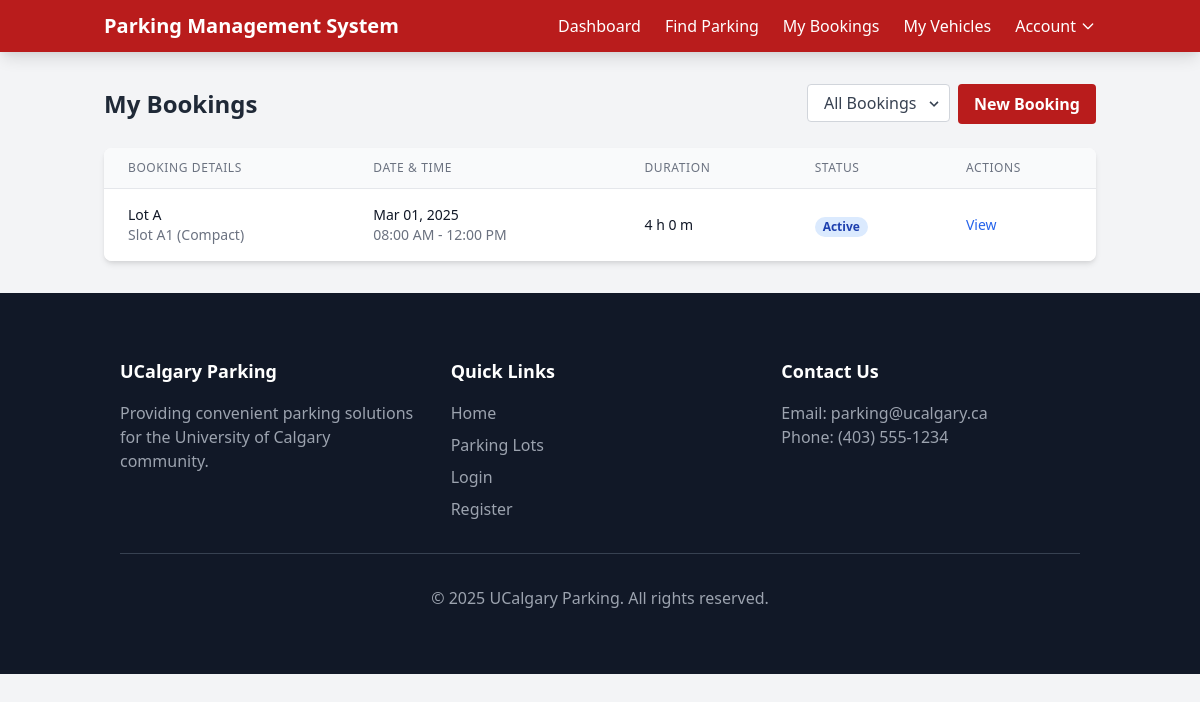
The app's page /my-bookings.php (signed in) with its own data.
### tables this page shows
CREATE TABLE bookings (
    booking_id INT AUTO_INCREMENT PRIMARY KEY,
    customer_id INT NOT NULL,
    vehicle_id INT NOT NULL,
    slot_id INT NOT NULL,
    start_time DATETIME NOT NULL,
    end_time DATETIME NOT NULL,
    status ENUM('Active','Completed','Cancelled') NOT NULL DEFAULT 'Active',
    FOREIGN KEY (customer_id) REFERENCES customers(user_id) ON DELETE CASCADE,
    FOREIGN KEY (slot_id) REFERENCES parking_slots(slot_id) ON DELETE CASCADE,
    FOREIGN KEY (vehicle_id) REFERENCES vehicles(vehicle_id) ON DELETE CASCADE
);

CREATE TABLE parking_lots (
    lot_id INT AUTO_INCREMENT PRIMARY KEY,
    name VARCHAR(100) NOT NULL,
    location VARCHAR(255),
    total_slots INT NOT NULL
);

CREATE TABLE parking_slots (
    slot_id INT AUTO_INCREMENT PRIMARY KEY,
    lot_id INT NOT NULL,
    slot_number VARCHAR(10) NOT NULL,
    status ENUM('Available','Occupied','Reserved') NOT NULL DEFAULT 'Available',
    type ENUM('Compact','Large','Handicapped') NOT NULL,
    hourly_rate DECIMAL(10,2) NOT NULL,
    FOREIGN KEY (lot_id) REFERENCES parking_lots(lot_id) ON DELETE CASCADE
);

### src/includes/db.php (called while the page is built, shortened)
<?php
class Database {
    private $host = "localhost";
    private $user = "root";
    private $pass = "";
    private $dbname = "parking_management";
    private $conn;
    public function __construct() {
        try {
            $this->conn = new PDO("mysql:host={$this->host};dbname={$this->dbname}", $this->user, $this->pass);
            $this->conn->setAttribute(PDO::ATTR_ERRMODE, PDO::ERRMODE_EXCEPTION);
            $this->conn->setAttribute(PDO::ATTR_DEFAULT_FETCH_MODE, PDO::FETCH_ASSOC);
        } catch(PDOException $e) {
            error_log("Database connection failed: " . $e->getMessage());
            die("Database connection failed. Please check your configuration.");
        }
    }
    public function query($sql, $params = []) {
        $stmt = $this->conn->prepare($sql);
        $stmt->execute($params);
        return $stmt;
    }
}

### src/includes/functions.php (called while the page is built, shortened)
<?php
function calculateDuration($start, $end) {
    $startTime = new DateTime($start);
    $endTime = new DateTime($end);
    $interval = $startTime->diff($endTime);
    $hours = $interval->h + ($interval->days * 24);
    $minutes = $interval->i;
    return [
        'hours' => $hours,
        'minutes' => $minutes,
        'total_minutes' => ($hours * 60) + $minutes
    ];
}
function formatDate($date, $format = 'M d, Y h:i A') {
    return date($format, strtotime($date));
}
?>

### src/my-bookings.php (the view, shortened to what this page needs)
<?php
require_once 'includes/db.php';
require_once 'includes/functions.php';
$user_id = $_SESSION['user_id'];
$db = new Database();
$page = isset($_GET['page']) ? max(1, intval($_GET['page'])) : 1;
$perPage = 10;
$offset = ($page - 1) * $perPage;
$statusFilter = isset($_GET['status']) ? sanitize($_GET['status']) : 'all';
$statusWhere = $statusFilter !== 'all' ? "AND b.status = '{$statusFilter}'" : "";
$query = "SELECT b.*, ps.slot_number, pl.name AS lot_name, ps.type AS slot_type
         FROM bookings b
         JOIN parking_slots ps ON b.slot_id = ps.slot_id
         JOIN parking_lots pl ON ps.lot_id = pl.lot_id
         WHERE b.customer_id = ? {$statusWhere}
         ORDER BY b.start_time DESC
         LIMIT {$perPage} OFFSET {$offset}";
$bookings = $db->query($query, [$user_id])->fetchAll();
?>
<!DOCTYPE html>
<html lang="en">
<head>
    <link href="https://cdn.jsdelivr.net/npm/tailwindcss@2.2.19/dist/tailwind.min.css" rel="stylesheet">
    <link rel="stylesheet" href="assets/css/styles.css">
</head>
<body class="bg-gray-100 font-sans">
    <?php include 'includes/header.php'; ?>
    <div class="container mx-auto px-4 py-8">
        <div class="max-w-6xl mx-auto">
            <div class="flex flex-col md:flex-row justify-between items-start md:items-center mb-6">
                <h1 class="text-2xl font-bold text-gray-800 mb-4 md:mb-0">My Bookings</h1>
                <div class="flex flex-col sm:flex-row space-y-2 sm:space-y-0 sm:space-x-2">
                    <div class="inline-block relative">
                        <select onchange="window.location.href='my-bookings.php?status='+this.value" class="block appearance-none bg-white border border-gray-300 text-gray-700 py-2 px-4 pr-8 rounded leading-tight focus:outline-none focus:bg-white focus:border-gray-500">
                            <option value="all" <?php echo $statusFilter === 'all' ? 'selected' : ''; ?>>All Bookings</option>
                        </select>
                        <div class="pointer-events-none absolute inset-y-0 right-0 flex items-center px-2 text-gray-700">
                        </div>
                    </div>
                    <a href="find-parking.php" class="bg-red-700 hover:bg-red-800 text-white font-bold py-2 px-4 rounded">
                        New Booking
                    </a>
                </div>
            </div>
            <div class="bg-white rounded-lg shadow-md overflow-hidden">
                <?php if (count($bookings) > 0): ?>
                    <div class="overflow-x-auto">
                        <table class="min-w-full divide-y divide-gray-200">
                            <thead class="bg-gray-50">
                                <tr>
                                    <th scope="col" class="px-6 py-3 text-left text-xs font-medium text-gray-500 uppercase tracking-wider">
                                        Booking Details
                                    </th>
                                    <th scope="col" class="px-6 py-3 text-left text-xs font-medium text-gray-500 uppercase tracking-wider">
                                        Date & Time
                                    </th>
                                    <th scope="col" class="px-6 py-3 text-left text-xs font-medium text-gray-500 uppercase tracking-wider">
                                        Duration
                                    </th>
                                    <th scope="col" class="px-6 py-3 text-left text-xs font-medium text-gray-500 uppercase tracking-wider">
                                        Status
                                    </th>
                                    <th scope="col" class="px-6 py-3 text-left text-xs font-medium text-gray-500 uppercase tracking-wider">
                                        Actions
                                    </th>
                                </tr>
                            </thead>
                            <tbody class="bg-white divide-y divide-gray-200">
                                <?php foreach ($bookings as $booking): ?>
                                    <?php
                                    $now = new DateTime();
                                    $startTime = new DateTime($booking['start_time']);
                                    $endTime = new DateTime($booking['end_time']);
                                    $isOngoing = ($now >= $startTime && $now <= $endTime && $booking['status'] === 'Active');
                                    $duration = calculateDuration($booking['start_time'], $booking['end_time']);
                                    ?>
                                    <tr class="<?php echo $isOngoing ? 'bg-blue-50' : ''; ?>">
                                        <td class="px-6 py-4">
                                            <div class="text-sm font-medium text-gray-900">
                                                <?php echo htmlspecialchars($booking['lot_name']); ?>
                                            </div>
                                            <div class="text-sm text-gray-500">
                                                Slot <?php echo htmlspecialchars($booking['slot_number']); ?> (<?php echo htmlspecialchars($booking['slot_type']); ?>)
                                            </div>
                                        </td>
                                        <td class="px-6 py-4 whitespace-nowrap">
                                            <div class="text-sm text-gray-900">
                                                <?php echo formatDate($booking['start_time'], 'M d, Y'); ?>
                                            </div>
                                            <div class="text-sm text-gray-500">
                                                <?php echo formatDate($booking['start_time'], 'h:i A'); ?> - <?php echo formatDate($booking['end_time'], 'h:i A'); ?>
                                            </div>
                                        </td>
                                        <td class="px-6 py-4 whitespace-nowrap">
                                            <div class="text-sm text-gray-900">
                                                <?php echo $duration['hours']; ?> h <?php echo $duration['minutes']; ?> m
                                            </div>
                                        </td>
                                        <td class="px-6 py-4 whitespace-nowrap">
                                            <span class="px-2 inline-flex text-xs leading-5 font-semibold rounded-full
                                                <?php
                                                switch($booking['status']) {
                                                    case 'Active': echo $isOngoing ? 'bg-green-100 text-green-800' : 'bg-blue-100 text-blue-800'; break;
                                                }
                                                ?>">
                                                <?php echo $isOngoing ? 'In Progress' : htmlspecialchars($booking['status']); ?>
                                            </span>
                                        </td>
                                        <td class="px-6 py-4 whitespace-nowrap text-sm font-medium">
                                            <a href="booking-details.php?id=<?php echo $booking['booking_id']; ?>" class="text-blue-600 hover:text-blue-900">
                                                View
                                            </a>
                                        </td>
                                    </tr>
                                <?php endforeach; ?>
                            </tbody>
                        </table>
                    </div>
                <?php endif; ?>
            </div>
        </div>
    </div>
    <?php include 'includes/footer.php'; ?>
</body>
</html>

### records on screen
bookings: parking_lots.name "Lot A", slot.slot_number "A1", slot.type "Compact", start_time "Mar 01, 2025", start_time "08:00 AM", end_time "12:00 PM", hours "4", minutes "0", status "Active"
